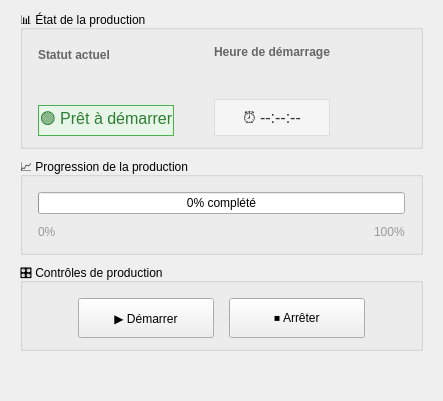
      <widget class="QWidget" name="tabLancement">
       <attribute name="title">
        <string>▶ Lancement</string>
       </attribute>
       <layout class="QVBoxLayout" name="layoutLancement">
        <property name="spacing">
         <number>8</number>
        </property>
        <property name="leftMargin">
         <number>20</number>
        </property>
        <property name="topMargin">
         <number>10</number>
        </property>
        <property name="rightMargin">
         <number>20</number>
        </property>
        <property name="bottomMargin">
         <number>10</number>
        </property>
        <item>
         <widget class="QGroupBox" name="groupLancementStatus">
          <property name="title">
           <string>📊 État de la production</string>
          </property>
          <layout class="QVBoxLayout" name="layoutLancementStatus">
           <property name="spacing">
            <number>10</number>
           </property>
           <property name="leftMargin">
            <number>15</number>
           </property>
           <property name="topMargin">
            <number>15</number>
           </property>
           <property name="rightMargin">
            <number>15</number>
           </property>
           <property name="bottomMargin">
            <number>10</number>
           </property>
           <item>
            <layout class="QHBoxLayout" name="layoutStatusInfo">
             <property name="spacing">
              <number>40</number>
             </property>
             <item>
              <layout class="QVBoxLayout" name="layoutCurrentStatus">
               <item>
                <widget class="QLabel" name="lblCurrentStatusTitle">
                 <property name="styleSheet">
                  <string notr="true">font-weight: bold; color: #666;</string>
                 </property>
                 <property name="text">
                  <string>Statut actuel</string>
                 </property>
                </widget>
               </item>
               <item>
                <widget class="QLabel" name="lblCurrentStatus">
                 <property name="styleSheet">
                  <string notr="true">background-color: #e8f5e9; color: #2e7d32; border: 1px solid #4caf50; font-size: 16px;</string>
                 </property>
                 <property name="text">
                  <string>🟢 Prêt à démarrer</string>
                 </property>
                 <property name="alignment">
                  <set>Qt::AlignmentFlag::AlignCenter</set>
                 </property>
                </widget>
               </item>
              </layout>
             </item>
             <item>
              <layout class="QVBoxLayout" name="layoutStartTime">
               <item>
                <widget class="QLabel" name="lblStartTimeTitle">
                 <property name="styleSheet">
                  <string notr="true">font-weight: bold; color: #666;</string>
                 </property>
                 <property name="text">
                  <string>Heure de démarrage</string>
                 </property>
                </widget>
               </item>
               <item>
                <widget class="QLabel" name="lblStartTime">
                 <property name="styleSheet">
                  <string notr="true">background-color: #f5f5f5; color: #333; border: 1px solid #ddd; padding: 8px 16px; font-size: 16px;</string>
                 </property>
                 <property name="text">
                  <string>⏰ --:--:--</string>
                 </property>
                 <property name="alignment">
                  <set>Qt::AlignmentFlag::AlignCenter</set>
                 </property>
                </widget>
               </item>
              </layout>
             </item>
             <item>
              <spacer name="spacerStatusInfo">
               <property name="orientation">
                <enum>Qt::Orientation::Horizontal</enum>
               </property>
               <property name="sizeHint" stdset="0">
                <size>
                 <width>40</width>
                 <height>20</height>
                </size>
               </property>
              </spacer>
             </item>
            </layout>
           </item>
          </layout>
         </widget>
        </item>
        <item>
         <widget class="QGroupBox" name="groupProgress">
          <property name="title">
           <string>📈 Progression de la production</string>
          </property>
          <layout class="QVBoxLayout" name="layoutProgress">
           <property name="spacing">
            <number>8</number>
           </property>
           <property name="leftMargin">
            <number>15</number>
           </property>
           <property name="topMargin">
            <number>15</number>
           </property>
           <property name="rightMargin">
            <number>15</number>
           </property>
           <property name="bottomMargin">
            <number>10</number>
           </property>
           <item>
            <widget class="QProgressBar" name="progressProduction">
             <property name="minimumSize">
              <size>
               <width>0</width>
               <height>22</height>
              </size>
             </property>
             <property name="value">
              <number>0</number>
             </property>
             <property name="format">
              <string>%p% complété</string>
             </property>
            </widget>
           </item>
           <item>
            <layout class="QHBoxLayout" name="layoutProgressLabels">
             <item>
              <widget class="QLabel" name="lblProgressStart">
               <property name="styleSheet">
                <string notr="true">color: #999;</string>
               </property>
               <property name="text">
                <string>0%</string>
               </property>
              </widget>
             </item>
             <item>
              <spacer name="spacerProgress">
               <property name="orientation">
                <enum>Qt::Orientation::Horizontal</enum>
               </property>
               <property name="sizeHint" stdset="0">
                <size>
                 <width>40</width>
                 <height>20</height>
                </size>
               </property>
              </spacer>
             </item>
             <item>
              <widget class="QLabel" name="lblProgressEnd">
               <property name="styleSheet">
                <string notr="true">color: #999;</string>
               </property>
               <property name="text">
                <string>100%</string>
               </property>
              </widget>
             </item>
            </layout>
           </item>
          </layout>
         </widget>
        </item>
        <item>
         <widget class="QGroupBox" name="groupControls">
          <property name="title">
           <string>🎛 Contrôles de production</string>
          </property>
          <layout class="QHBoxLayout" name="layoutControls">
           <property name="spacing">
            <number>15</number>
           </property>
           <property name="leftMargin">
            <number>15</number>
           </property>
           <property name="topMargin">
            <number>15</number>
           </property>
           <property name="rightMargin">
            <number>15</number>
           </property>
           <property name="bottomMargin">
            <number>10</number>
           </property>
           <item>
            <spacer name="spacerControlsLeft">
             <property name="orientation">
              <enum>Qt::Orientation::Horizontal</enum>
             </property>
             <property name="sizeHint" stdset="0">
              <size>
               <width>40</width>
               <height>20</height>
              </size>
             </property>
            </spacer>
           </item>
           <item>
            <widget class="QPushButton" name="btnStart">
             <property name="minimumSize">
              <size>
               <width>136</width>
               <height>40</height>
              </size>
             </property>
             <property name="text">
              <string>▶ Démarrer</string>
             </property>
            </widget>
           </item>
           <item>
            <widget class="QPushButton" name="btnStop">
             <property name="minimumSize">
              <size>
               <width>136</width>
               <height>40</height>
              </size>
             </property>
             <property name="text">
              <string>⏹ Arrêter</string>
             </property>
            </widget>
           </item>
           <item>
            <spacer name="spacerControlsRight">
             <property name="orientation">
              <enum>Qt::Orientation::Horizontal</enum>
             </property>
             <property name="sizeHint" stdset="0">
              <size>
               <width>40</width>
               <height>20</height>
              </size>
             </property>
            </spacer>
           </item>
          </layout>
         </widget>
        </item>
        <item>
         <spacer name="spacerLancement">
          <property name="orientation">
           <enum>Qt::Orientation::Vertical</enum>
          </property>
          <property name="sizeHint" stdset="0">
           <size>
            <width>20</width>
            <height>40</height>
           </size>
          </property>
         </spacer>
        </item>
       </layout>
      </widget>
